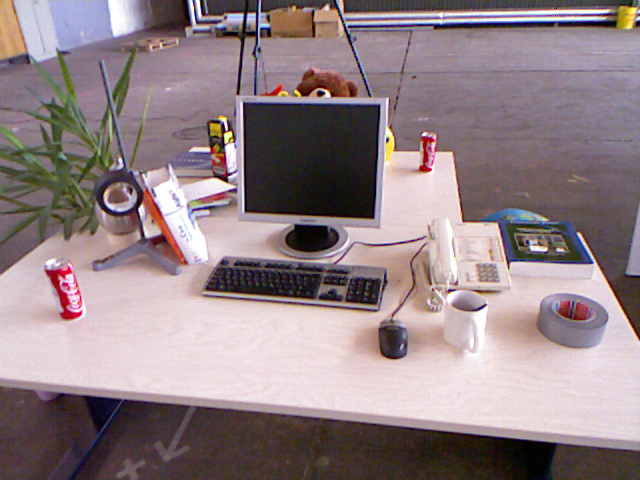
//> input picture chap7n8/1.png, 640 x 480 px
$ ./orb_cv 1.png 2.png   (built with g++ and OpenCV 4)
//> lines starting //> are read from the running program, lines starting //| are printed output that depends on the picture
#include <iostream>
#include <opencv2/core/core.hpp>
#include <opencv2/highgui/highgui.hpp>
#include <opencv2/features2d/features2d.hpp>
#include <chrono>

using namespace std;

int main(int argc, char **argv) {
    if (argc != 3) {
        cerr << "NOT ENOUGH ARGUMENT." << endl;
        return EXIT_FAILURE;
    }

    cv::Mat inImg1 = cv::imread(argv[1], CV_HAL_DFT_STAGE_COLS);
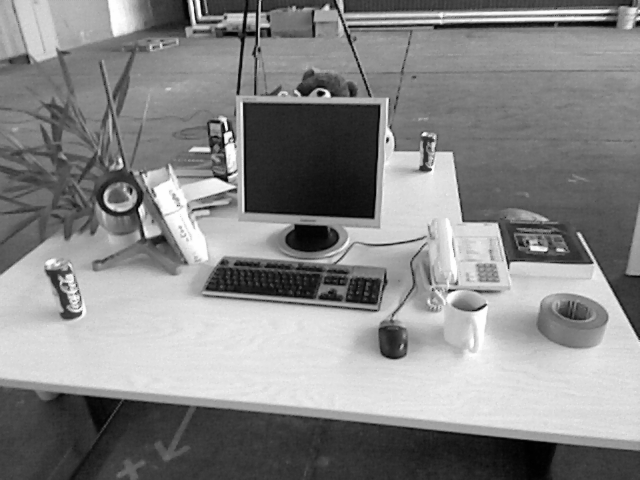
//> inImg1: 480 rows x 640 cols, CV_8UC1; min 1, max 254, mean 134.7
    cv::Mat inImg2 = cv::imread(argv[2], CV_HAL_DFT_STAGE_COLS);
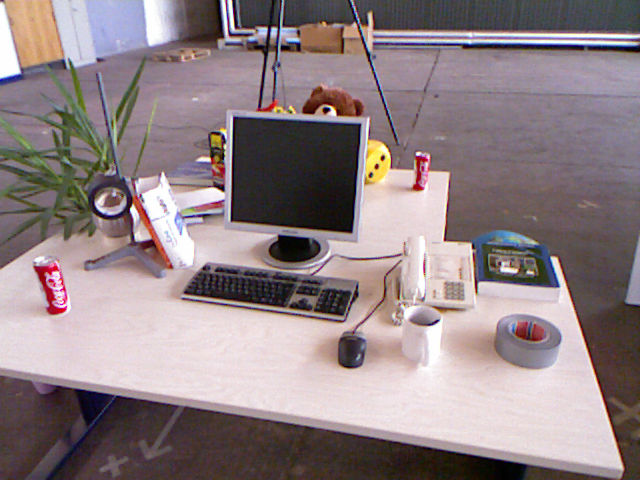
//> input picture chap7n8/2.png, 640 x 480 px
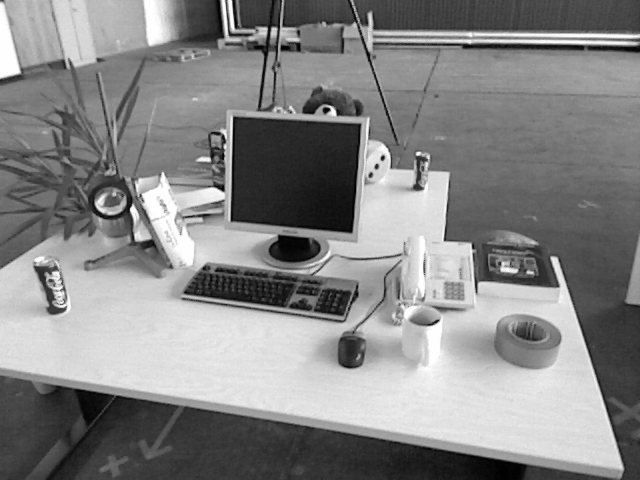
//> inImg2: 480 rows x 640 cols, CV_8UC1; min 1, max 254, mean 134.1

    // Step 1: Detect the keypoint using ORB detector
    vector<cv::KeyPoint> keypoint1, keypoint2;
    cv::Mat descriptors_1, descriptors_2;
    cv::Ptr<cv::FeatureDetector> detector = cv::ORB::create();
    cv::Ptr<cv::DescriptorExtractor> descirptor = cv::ORB::create();

    detector->detectAndCompute(inImg1, cv::noArray(), keypoint1, descriptors_1);
//> keypoint1 = 500 keypoints; strongest (x, y, size): (323, 93, 31), (322, 92, 37.2), (230, 132, 31), (226, 128, 31)
    detector->detectAndCompute(inImg2, cv::noArray(), keypoint2, descriptors_2);
//> keypoint2 = 500 keypoints; strongest (x, y, size): (329, 109, 31), (328, 109, 37.2), (383, 157, 31), (327, 109, 44.6)

    // Display
    cv::Mat keypointImg1, keypointImg2;
    cv::drawKeypoints(inImg1, keypoint1, keypointImg1);
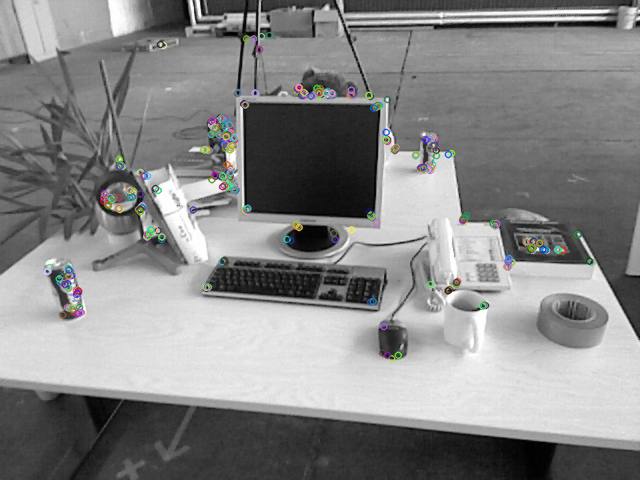
//> keypointImg1: 480 rows x 640 cols, CV_8UC3; mean B, G, R 134.7, 134.8, 134.6
    cv::drawKeypoints(inImg2, keypoint2, keypointImg2);
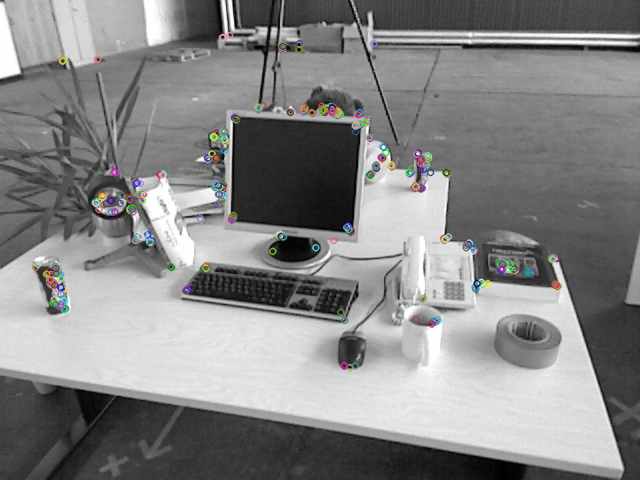
//> keypointImg2: 480 rows x 640 cols, CV_8UC3; mean B, G, R 134, 134.1, 134
    cv::imshow("Keypoint1", keypointImg1);
    cv::imshow("Keypoint2", keypointImg2);

    // Step 2: Match keypoints
    cv::Ptr<cv::DescriptorMatcher> matcher = cv::DescriptorMatcher::create( "BruteForce-Hamming" );
    vector<cv::DMatch> matches;
    matcher->match(descriptors_1, descriptors_2, matches);
//> matches = 500 matches
    cv::Mat matchImg;
    cv::drawMatches(inImg1, keypoint1, inImg2, keypoint2, matches, matchImg);
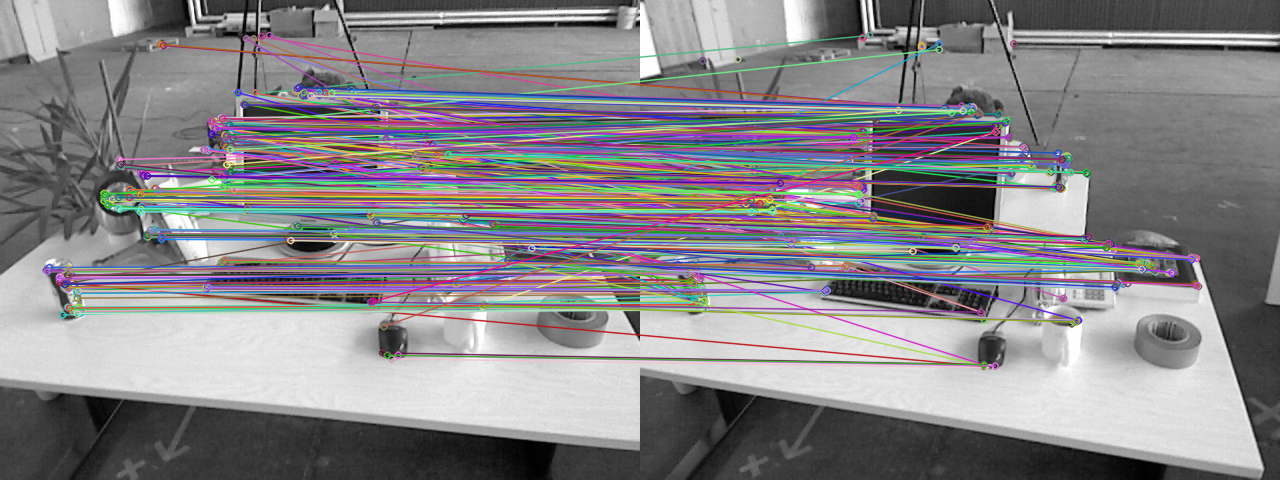
//> matchImg: 480 rows x 1280 cols, CV_8UC3; mean B, G, R 136.4, 133.4, 135.1
    cv::imshow("Match", matchImg);

    cv::waitKey(0);

    return EXIT_SUCCESS;
}
